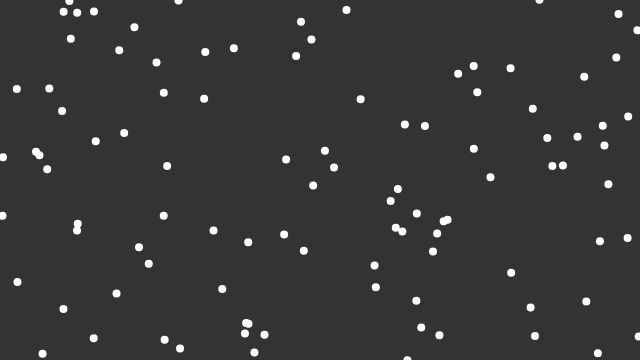
Frame 1 (no input)
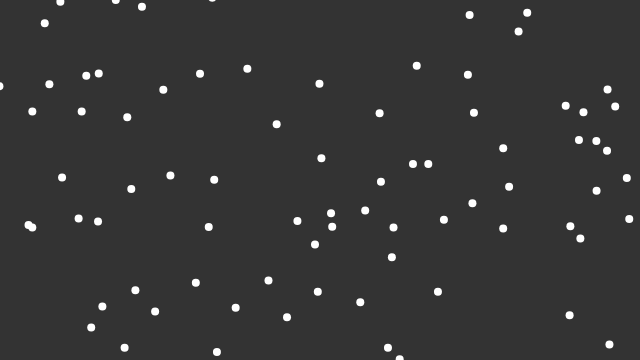
Frame 60 (no input)
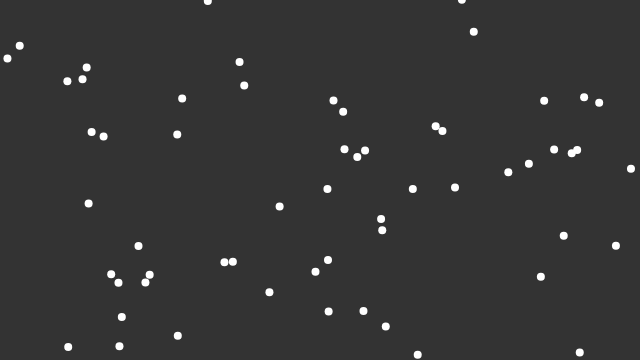
Frame 120 (the mouse pressed at the canvas centre since frame 60)

The p5.js sketch that drew these frames (run headless with seeded random() and noise() and a simulated clock; from frame 60 on, the mouse is pressed at the canvas centre):

// p5.js sketch
// ── sketch.js
const flock = [];

function setup(){
    createCanvas(640,360);
    for(let i=0; i<100; i++){
        flock.push(new Boid());
    }
}

function draw(){
    background(51);

    for(let boid of flock){
        boid.align(flock);
        boid.update();
        boid.show();

    }

}
// ── boid.js
class Boid{
    
    /*생성자에서는 위치, 속도, 가속도를 생성 이를 점으로 그림 */
    constructor(){
        this.position = createVector(random(width), random(height));
        this.velocity = p5.Vector.random2D();
        this.velocity.setMag(random(0.5,1.5));
        this.acceleration = createVector();
    }   
    /* 정렬 일정범위 안에 있는 점들의 속도의 평균을구해 같게하기 위함 */
    align(boids){
        let perception = 100;   //반지름
        let steering = createVector();
        let total = 0;
        for(let other of boids){
            let d = dist(
                this.position.x,
                this.position.y,
                other.position.x,
                other.position.y
            );
            if(other != this && d < perception){
                steering.add(other.velocity); //other 는 boids 의 각각을 의미하고 그것들의 속도의 평균을 구함
                total++;
            }
        }
        if(total > 0){
            steering.div(total);
            steering.sub(this.velocity);
        }
        return steering;
    }

    flock(boids){
        let alignment = this.align(boids);
        this.acceleration = alignment;
    }    

    
    update(){
        this.position.add(this.velocity);
        this.velocity.add(this.acceleration);
    }

    show(){
        strokeWeight(8);
        stroke('white');
        point(this.position.x, this.position.y);
        
    }
}
